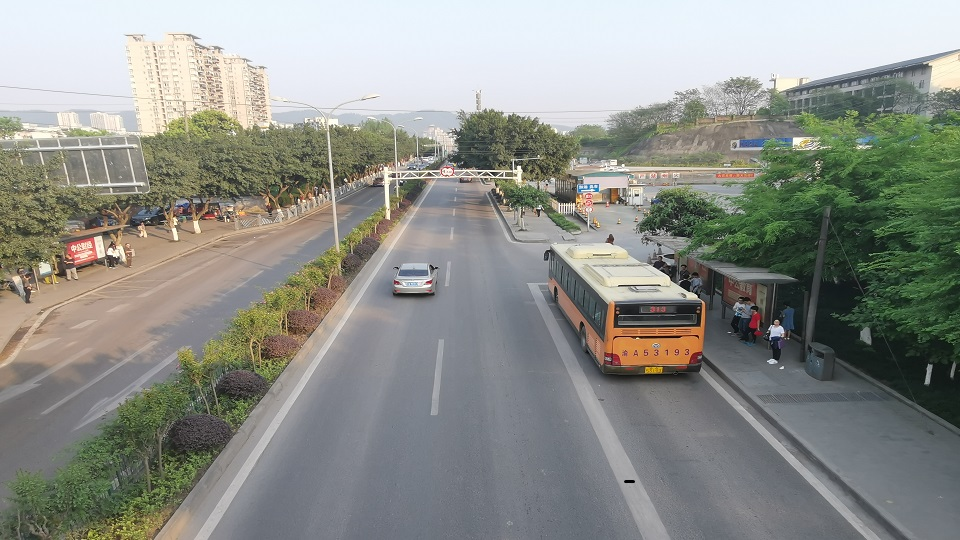
#> input picture shcoolgate1.jpg, 960 x 540 px, found by its file name
$ python lane02.py
#> lines starting #> are read from the running program, lines starting #| are printed output that depends on the picture; after the words box and inside, x2 and y2 are one past the last pixel; in counts of white or black regions, pixels touching at a corner belong together
import cv2 as cv
import numpy as np

#读取图片
src = cv.imread('OpenCV/LaneDetection/shcoolgate1.jpg')
#> src is the input picture: shape (540, 960, 3); mean B, G, R 137.2, 143.6, 141.3

#高斯降噪
src1 = cv.GaussianBlur(src,(5,5),0,0)
#cv.imshow('gaosi',src1)

#灰度处理
src2 = cv.cvtColor(src1,cv.COLOR_BGR2GRAY)
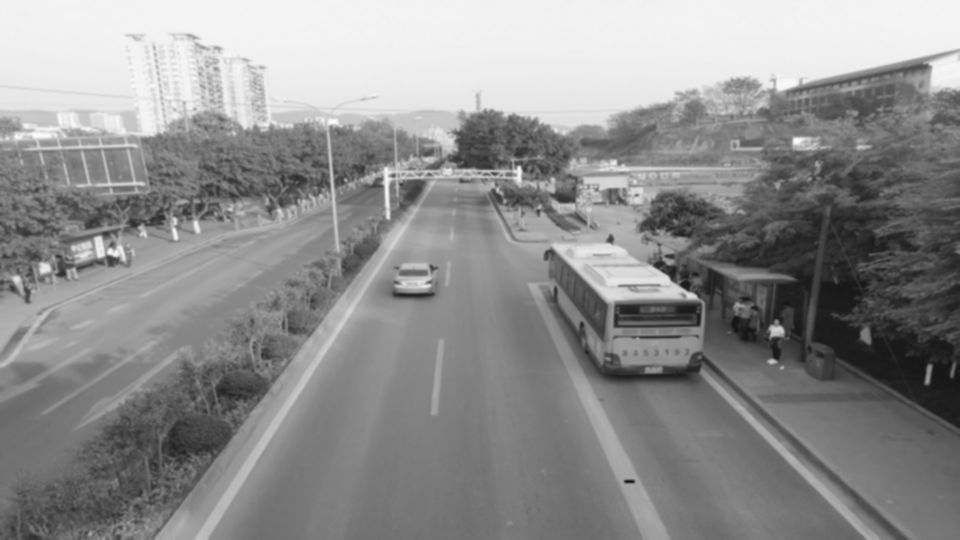
#> src2: shape (540, 960); min 20, max 252, mean 142.2
#cv.imshow('huidu',src2)

#边缘检测
lthrehlod = 20
hthrehlod =100
src3 = cv.Canny(src2,lthrehlod,hthrehlod)
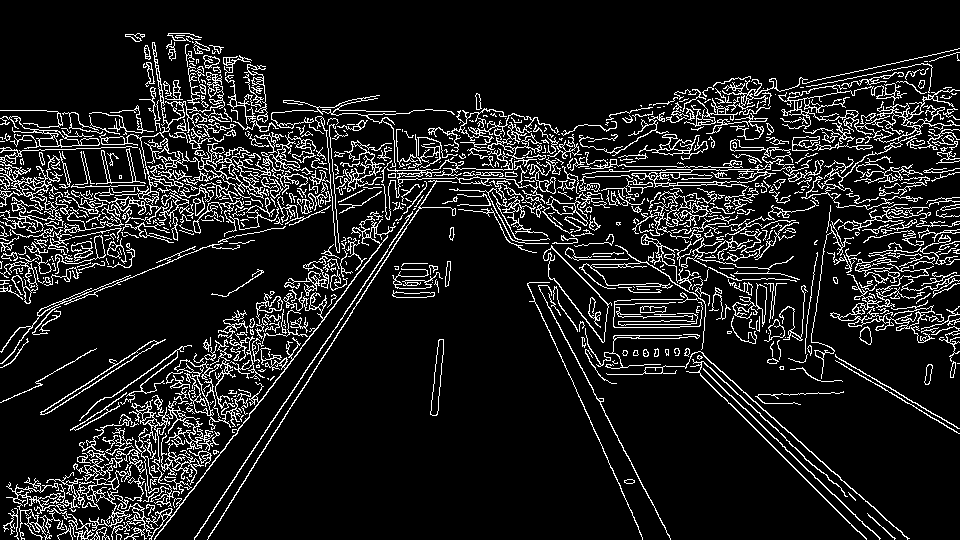
#> src3: shape (540, 960); 11.5% white in thin lines or dots
#cv.imshow('bianyuan',src3)

#ROI划定区间,并将非此区间变成黑色
regin = np.array([[(200,src.shape[0]),(326,344),
(460,335),(440,src.shape[0])]]) #为啥要两中括号？
mask = np.zeros_like(src3)
mask_color = 255   #src3图像的通道数是1，且是灰度图像，所以颜色值在0-255
cv.fillPoly(mask,regin,mask_color)
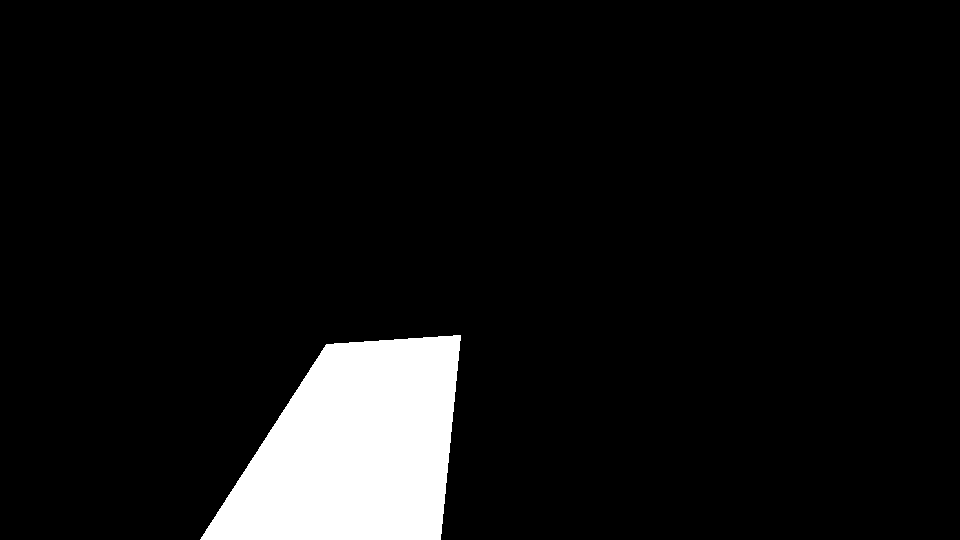
#> mask: shape (540, 960); 7.2% white; 1 white region, box (x1, y1, x2, y2) and area: (200, 335, 461, 540) 37365
src4 = cv.bitwise_and(src3,mask)
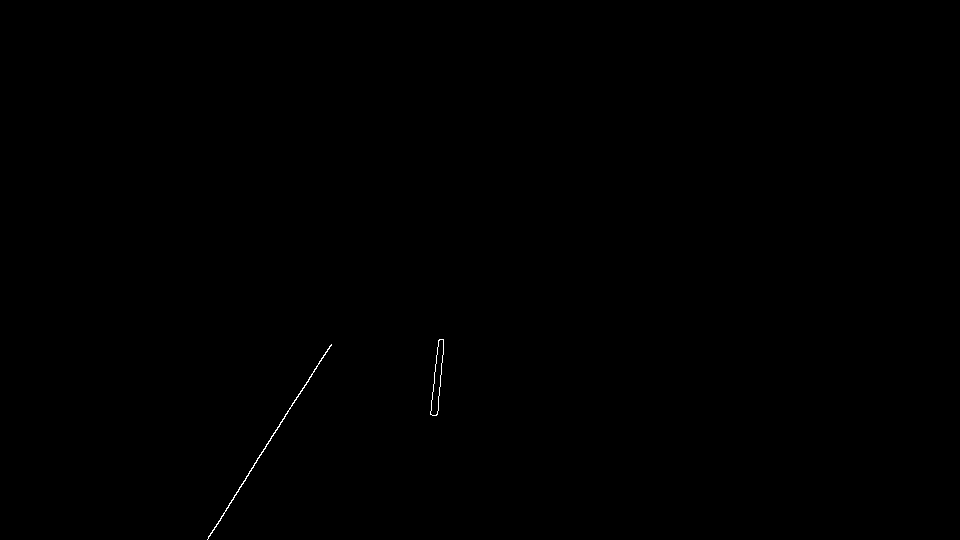
#> src4: shape (540, 960); 0.09% white in thin lines or dots, all inside (x1, y1, x2, y2) = (207, 339, 444, 540)
#cv.imshow('bianyuan',src4)

#利用霍夫变换原理找出上图中的像素点组成的直线，然后画出来
rho = 1
theta = np.pi/180
threhold =15
minlength = 20
maxlengthgap = 20
lines = cv.HoughLinesP(src4,rho,theta,threhold,np.array([]),minlength,maxlengthgap)
#> lines = [[218, 523, 330, 345], [207, 539, 296, 397], [430, 414, 438, 340], [436, 415, 443, 348], [210, 535, 319, 361]]
#画线
linecolor =[0,255,255]
linewidth = 4
src5 = cv.cvtColor(src4,cv.COLOR_GRAY2BGR) #转化为三通道的图像
lefts =[]
rights =[]
for line  in lines:
    for x1,y1,x2,y2 in line:
        #cv.line(src5,(x1,y1),(x2,y2),linecolor,linewidth)
        #分左右车道
        k = (y2-y1)/(x2-x1)
        if k>-2:
                lefts.append(line)
        else:
                rights.append(line)
#> this loop made 5 passes
#> after the loop, lefts = [[[218, 523, 330, 345]], [[207, 539, 296, 397]], [[210, 535, 319, 361]]]; rights = [[[430, 414, 438, 340]], [[436, 415, 443, 348]]]


#优化处理
def choose_lines(lines,threhold):     #过滤斜率差别较大的点
#> called with threhold = 0.1
        slope =[(y2-y1)/(x2-x1) for line in lines for x1,x2,y1,y2 in line]
#> slope = [0.0492, 0.304, 0.129]
        while len(lines) >0:
                mean = np.mean(slope)   #平均斜率
                diff = [abs(s- mean) for s in slope]
                idx = np.argmax(diff)
                if diff[idx] > threhold:
                        slope.pop(idx)
                        lines.pop(idx)
                else:
                        break
#> this loop made 2 passes
#> (mean, diff, idx) on passes 1 to 2: (0.161, [0.112, 0.143, 0.0316], 1), (0.0892, [0.04, 0.04], 0)
#> after the loop, lines = [[[218, 523, 330, 345]], [[210, 535, 319, 361]]]; slope = [0.0492, 0.129]

        return lines

def clac_edgepoints(points,ymin,ymax):  #可以理解成找一条线的端点
        x = [p[0] for p in points ]
        y = [p[1] for p in points ]

        k = np.polyfit(y,x,1)
        func = np.poly1d(k) #方程是y关于x的函数，因为输入的ymin ymax。要求xmin，xmax

        xmin = int(func(ymin))
        xmax= int(func(ymax))

        return[(xmin,ymin),(xmax,ymax)]

good_leftlines = choose_lines(lefts,0.1) #处理后的点
#> good_leftlines = [[[218, 523, 330, 345]], [[210, 535, 319, 361]]]
good_rightlines = choose_lines(rights,0.1)
#> the loop in choose_lines (call 2), `while len(lines) >0:` made 2 passes
#> (mean, diff, idx) on passes 1 to 2: (5.32, [0.801, 0.801], 0), (4.52, [0], 0)
#> good_rightlines = [[[436, 415, 443, 348]]]

leftpoints = [(x1,y1) for left in good_leftlines for x1,y1,x2,y2 in left]
#> leftpoints = [(218, 523), (210, 535)]
leftpoints = leftpoints+[(x2,y2) for left in good_leftlines for x1,y1,x2,y2 in left]
#> leftpoints = [(218, 523), (210, 535), (330, 345), (319, 361)]
rightpoints = [(x1,y1) for right in good_rightlines for x1,y1,x2,y2 in right]
#> rightpoints = [(436, 415)]
rightpoints = rightpoints+[(x2,y2) for right in good_rightlines for x1,y1,x2,y2 in right]
#> rightpoints = [(436, 415), (443, 348)]

lefttop = clac_edgepoints(leftpoints,344,src.shape[0])  # 要画左右车道线的端点
#> in clac_edgepoints, `x = [p[0] for p in points ]`: x = [218, 210, 330, 319]
#> in clac_edgepoints, `y = [p[1] for p in points ]`: y = [523, 535, 345, 361]
#> in clac_edgepoints, `k = np.polyfit(y,x,1)`: k = [-0.628, 546.3]
#> in clac_edgepoints, `xmin = int(func(ymin))`: xmin = 330
#> in clac_edgepoints, `xmax= int(func(ymax))`: xmax = 207
#> lefttop = [(330, 344), (207, 540)]
righttop = clac_edgepoints(rightpoints,340,src.shape[0])
#> righttop = [(443, 340), (422, 540)]

src6 =np.zeros_like(src5)

cv.line(src6,lefttop[0],lefttop[1],linecolor,linewidth)
cv.line(src6,righttop[0],righttop[1],linecolor,linewidth)
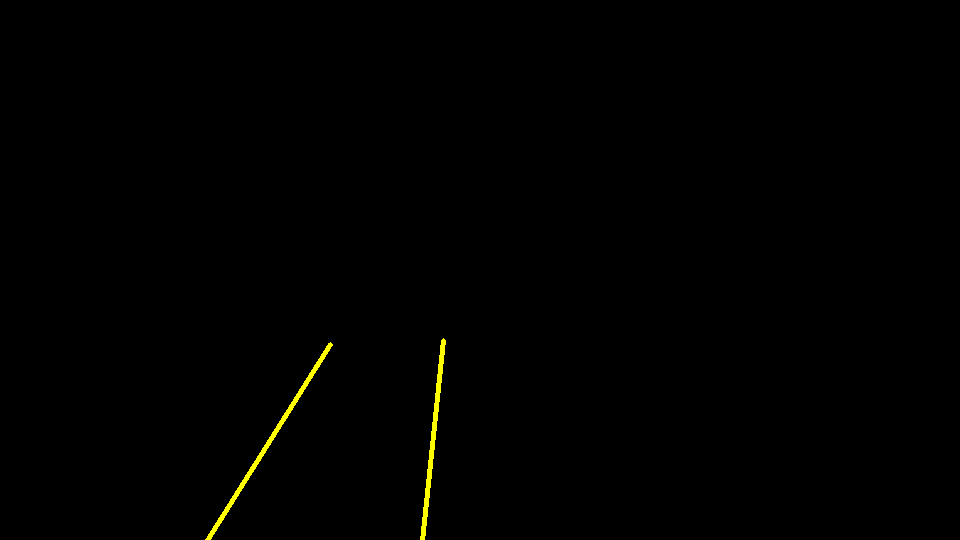
#> src6: shape (540, 960, 3); mean of channels 0, 1, 2 0, 1, 1; drawn as B, G, R

#cv.imshow('onlylane',src5)


'''这也是一种画法，能够反映出道路线的间断
for left in good_leftlines:
        for x1,y1,x2,y2 in left:
                cv.line(src5,(x1,y1),(x2,y2),linecolor,linewidth)  abs(x2-x1)

for right in good_rightlines:
        for x1,y1,x2,y2 in right:
                cv.line(src5,(x1,y1),(x2,y2),linecolor,linewidth)
cv.imshow('bianyuan',src5)
'''


#图像叠加
src7 = cv.addWeighted(src1,0.8,src6,1,0)
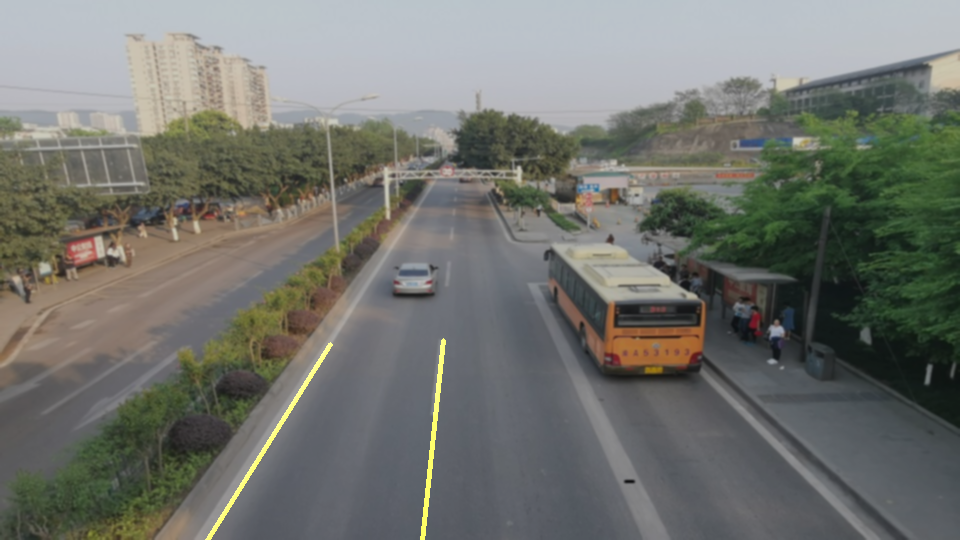
#> src7: shape (540, 960, 3); mean B, G, R 109.8, 115.4, 113.6
cv.imshow('Finally Image',src7)


cv.waitKey(0)
cv.destroyAllWindows()
